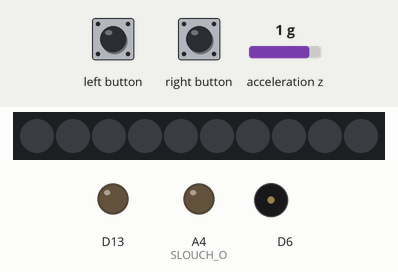
Bench run of a sketch on a simulated Adafruit Circuit Playground Express. On the bench: 10 RGB LEDs in strip order, left to right, output pins drawn as LEDs (lit = HIGH), buzzer (waves = sounding). The test bench sets the inputs (shaded band); at power-on: acceleration z 1 g. What the sketch prints to the serial monitor is not drawn.

Above: at 4.2 s.
4.3 s: left button pressed for 1 s
At 4.85 s:
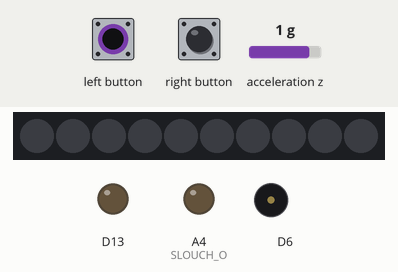
6.9 s: right button pressed for 0.15 s
At 8.1 s:
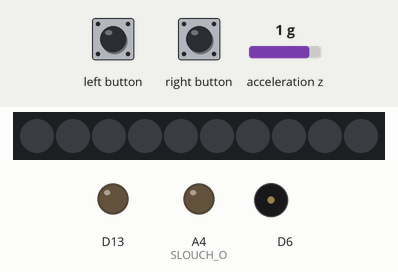
8.7 s: right button pressed for 3.2 s
At 8.85 s:
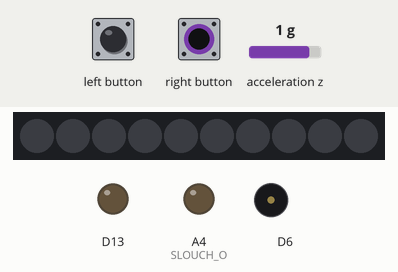
13.4 s: left button pressed for 3.2 s
At 17.7 s:
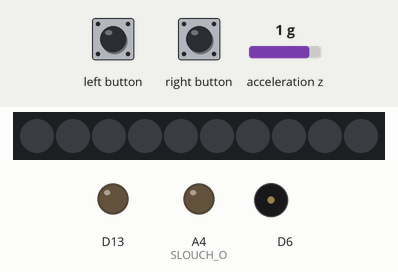
Timing chart, 0 to 19.1 s (numbered marks = the images above; inputs shaded):
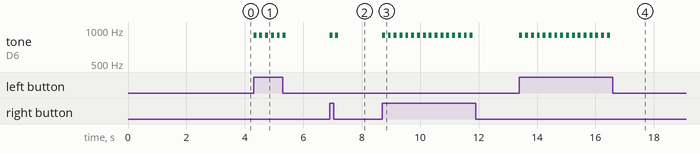

The sketch:

cp_final.ino
```cpp
#include <Adafruit_CircuitPlayground.h>

///////////////////////////////////////////////////////////////////////////////
// Circuit Playground Slouch Detector v3
//
// Push button(s) to set a target angle.
// Compute current angle using accelerometer and compare
// to preset slouch angle. Sound alarm if slouching after
// a preset period of time.
//
// Author: Carter Nelson
// MIT License (https://opensource.org/licenses/MIT)

#define SLOUCH_ANGLE        10.0      // allowable slouch angle (deg)
#define SLOUCH_TIME         3000      // allowable slouch time (secs)
#define GRAVITY             9.80665   // standard gravity (m/s^s)
#define RAD2DEG             52.29578  // convert radians to degrees
//#define SLOUCH_O            A4
const int SLOUCH_O  = A4;
float currentAngle;
float targetAngle;
unsigned long slouchStartTime;
bool slouching;

///////////////////////////////////////////////////////////////////////////////
void setup() {


  // Initialize Circuit Playground
  CircuitPlayground.begin();

  // set the digital pin as output:
  pinMode(SLOUCH_O, OUTPUT);

  // Initialize target angle to zero.
  targetAngle = 0;
}

///////////////////////////////////////////////////////////////////////////////
void loop() {
  // Compute current angle
  currentAngle = RAD2DEG * asin(-CircuitPlayground.motionZ() / GRAVITY);
  digitalWrite(SLOUCH_O, LOW);
  //Serial.println(0);
  // Set target angle on button press
  if ((CircuitPlayground.leftButton()) || (CircuitPlayground.rightButton())) {
    targetAngle = currentAngle;
    CircuitPlayground.playTone(900,100);
    delay(100);
    CircuitPlayground.playTone(900,100);
    delay(100);
  }

  // Check for slouching
  if (currentAngle - targetAngle > SLOUCH_ANGLE) {
    if (!slouching) slouchStartTime = millis();
    slouching = true;
    printf("slouch");
  } else {
    slouching = false;
    printf("not slouch");
  }

  // If we are slouching
  if (slouching) {
    // Check how long we've been slouching
    if (millis() - slouchStartTime > SLOUCH_TIME) {
      // Play a tone
      digitalWrite(SLOUCH_O, HIGH);
      CircuitPlayground.playTone(800, 500);
      digitalWrite(SLOUCH_O, LOW);

    }

  }
}
```

Measured:
- after the input at 4.3 s, tone on D6: alternates 900 Hz for 0.10 s and silent for 0.10 s, 12 changes in all, then stays silent, starting at once
- after the input at 6.9 s, tone on D6: alternates 900 Hz for 0.10 s and silent for 0.10 s, 4 changes in all, then stays silent, starting at once
- after the input at 8.7 s, tone on D6: alternates 900 Hz for 0.10 s and silent for 0.10 s, 32 changes in all, then stays silent, starting at once
- after the input at 13.4 s, tone on D6: alternates 900 Hz for 0.10 s and silent for 0.10 s, 32 changes in all, then stays silent, starting at once
